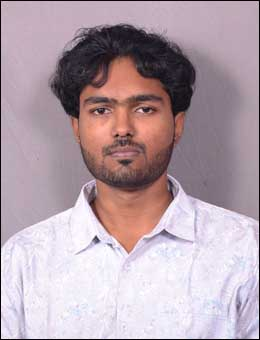
#> input picture known_faces/Krishna.jpg, 260 x 340 px; its folder holds only this picture in this run
$ python -i liveness.py   (imports and definitions only)   (older library calls are emulated)
#> lines starting #> are read from the running program, lines starting #| are printed output that depends on the picture
#> further down, picture is the input picture: shape (340, 260, 3); mean B, G, R 170.7, 161.5, 180.5
import os
import cv2
import numpy as np

# Global cache for Haar Classifiers to maximize FPS performance
_FACE_CASCADE = None
_EYE_CASCADE = None


def get_cascades():
    global _FACE_CASCADE, _EYE_CASCADE
    if _FACE_CASCADE is not None:
        return _FACE_CASCADE, _EYE_CASCADE

    try:
        cascade_dir = getattr(cv2.data, 'haarcascades', '') if hasattr(cv2, 'data') else ''
        face_path = os.path.join(cascade_dir, 'haarcascade_frontalface_default.xml') if cascade_dir else 'haarcascade_frontalface_default.xml'
        eye_path = os.path.join(cascade_dir, 'haarcascade_eye.xml') if cascade_dir else 'haarcascade_eye.xml'

        _FACE_CASCADE = cv2.CascadeClassifier(face_path if os.path.exists(face_path) else "")
        _EYE_CASCADE = cv2.CascadeClassifier(eye_path if os.path.exists(eye_path) else "")
    except Exception:
        _FACE_CASCADE = None
        _EYE_CASCADE = None

    return _FACE_CASCADE, _EYE_CASCADE


# ==========================================
# 1. FACE DETECTION & 2. QUALITY ASSESSMENT
# ==========================================

def calculate_blur_score(image):
    """Computes focus clarity using Laplacian variance."""
    gray = cv2.cvtColor(image, cv2.COLOR_BGR2GRAY)
    return cv2.Laplacian(gray, cv2.CV_64F).var()


def check_face_quality(face_crop, min_size=80, blur_threshold=80.0):
    """
    2. Face Quality Assessment
    Validates face resolution and sharpness/focus clarity.
    """
    if face_crop is None or face_crop.size == 0:
        return False, "Empty face crop"

    h, w, _ = face_crop.shape
    if w < min_size or h < min_size:
        return False, f"Low Resolution ({w}x{h}px)"

    blur_score = calculate_blur_score(face_crop)
    if blur_score < blur_threshold:
        return False, f"Blurry Input ({int(blur_score)})"

    return True, f"Good Quality ({int(blur_score)})"


def detect_face_and_liveness(frame, blur_threshold=80.0):
    """
    1. Face Detection & Anti-Spoofing Pipeline
    """
#> called with blur_threshold = 80
    if frame is None:
        return False, frame, None, (0, 0, 0, 0), "No Frame"

    face_cascade, eye_cascade = get_cascades()
    if face_cascade is None or face_cascade.empty():
        return False, frame, None, (0, 0, 0, 0), "Cascade Error"

    gray = cv2.cvtColor(frame, cv2.COLOR_BGR2GRAY)
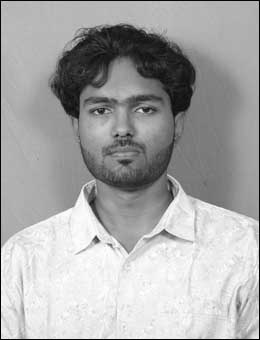
#> gray: shape (340, 260); min 0, max 254, mean 168.3
    faces = face_cascade.detectMultiScale(gray, scaleFactor=1.3, minNeighbors=5, minSize=(100, 100))
#> faces = [[63, 59, 122, 122]]

    if len(faces) == 0:
        return False, frame, None, (0, 0, 0, 0), "No Face Detected"

    (x, y, w, h) = faces[0]
#> x = 63; y = 59; w = 122; h = 122
    bbox = (x, y, w, h)
#> bbox = (63, 59, 122, 122)
    face_crop = frame[y:y+h, x:x+w]
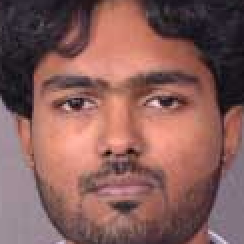
#> face_crop: shape (122, 122, 3) (shown 2 times larger); mean B, G, R 90.1, 94.1, 135.1
    roi_gray = gray[y:y+h, x:x+w]
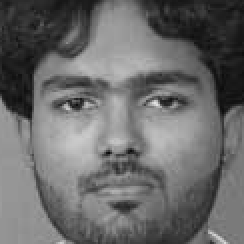
#> roi_gray: shape (122, 122) (shown 2 times larger); min 9, max 228, mean 105.9

    # Quality Check
    is_quality_ok, quality_msg = check_face_quality(face_crop, blur_threshold=blur_threshold)
#> in check_face_quality, `blur_score = calculate_blur_score(face_crop)`: blur_score = 400.6
#> is_quality_ok = True; quality_msg = 'Good Quality (400)'

    # Eye Liveness Check
    eyes = eye_cascade.detectMultiScale(roi_gray, scaleFactor=1.1, minNeighbors=10) if eye_cascade and not eye_cascade.empty() else []
#> eyes = [[22, 38, 27, 27], [70, 38, 26, 26]]
    has_eyes = len(eyes) >= 1
#> has_eyes = True

    is_live = is_quality_ok and has_eyes
#> is_live = True

    if is_live:
        color = (0, 255, 0)
        status_text = f"LIVE USER ({quality_msg})"
#> status_text = 'LIVE USER (Good Quality (400))'
    elif not is_quality_ok:
        color = (0, 0, 255)
        status_text = f"SPOOF: {quality_msg}"
    else:
        color = (0, 165, 255)
        status_text = "SPOOF: No Eye Signal"

    cv2.rectangle(frame, (x, y), (x + w, y + h), color, 2)
    cv2.putText(frame, status_text, (x, y - 10), cv2.FONT_HERSHEY_SIMPLEX, 0.55, color, 2)
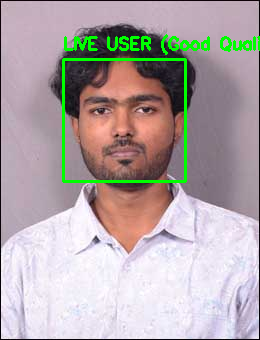
#> frame: shape (340, 260, 3); mean B, G, R 167.6, 166.9, 177.3

    return is_live, frame, face_crop, bbox, quality_msg


# ==========================================
# 3. EMBEDDINGS & 4. IDENTITY MATCHING
# ==========================================

# [71 lines left out: functions extract_face_embedding, match_identity, enroll_user, verify_user, not called in this run]

>>> import cv2
>>> picture = cv2.imread('known_faces/Krishna.jpg')
>>> result = detect_face_and_liveness(picture)
#> result = 5 items
